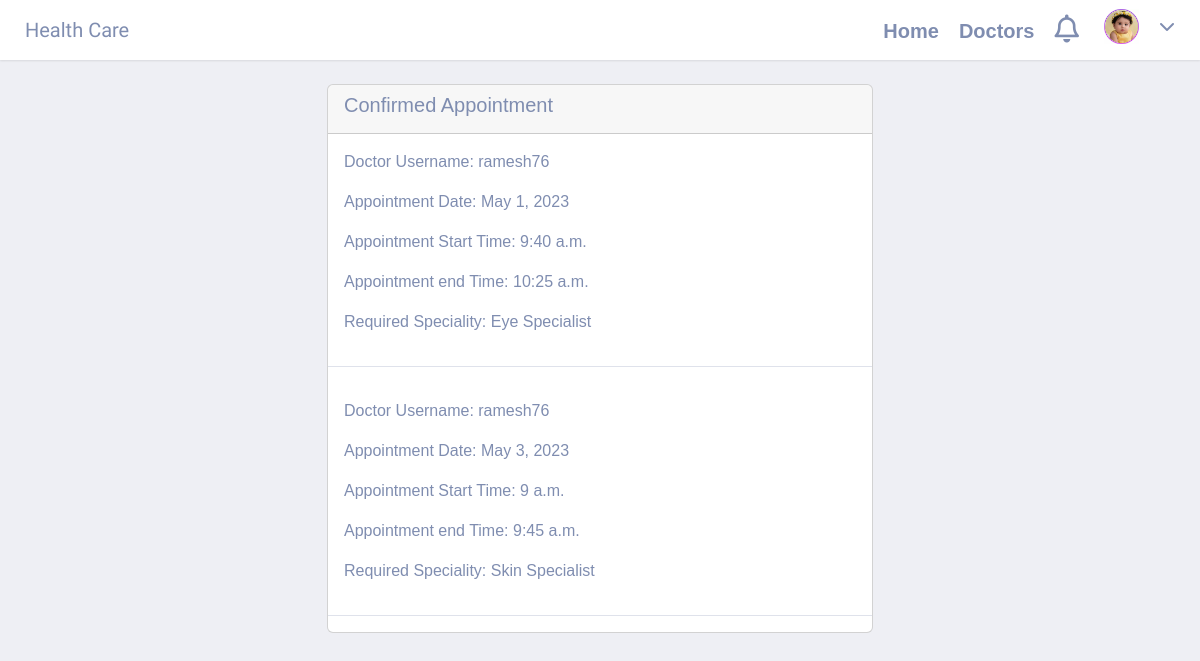
The app's page /confirmed-appointment/ (signed in) with its own data.
### users/models.py (models this page shows)
class User(AbstractUser):
    email = models.EmailField(unique=True)
    is_doctor = models.BooleanField(default=False)
    is_patient = models.BooleanField(default=False)

class Patient(models.Model):
    user = models.OneToOneField(User, on_delete=models.CASCADE, primary_key=True, related_name='patient')
    first_name = models.CharField(max_length=50)
    last_name = models.CharField(max_length=50)
    profile = models.ImageField(upload_to="profile/patient/")
    address = models.TextField()

class AppointmentDetail(models.Model):
    doctor_username = models.CharField(max_length=100)
    patient_username = models.CharField(max_length=100)
    required_speciality = models.TextField(max_length=200)
    appointmentDate = models.DateField()
    start_time = models.TimeField()
    end_time = models.TimeField()
    appointmentStatus = models.BooleanField(default=False)

### users/views.py (the view)
# urls.py: path("confirmed-appointment/", views.appconfirm , name="confirmed-appointment"),
@login_required
@patient_required
def appconfirm(request):
    datas = AppointmentDetail.objects.filter(patient_username = request.user.username, appointmentStatus = True)
    return render(request, 'users/confirmed_appointment.html', {'data': datas} )

### templates/users/confirmed_appointment.html (shortened to what this page needs)
<!DOCTYPE html>
<html>
<head>
  {% load static %}
  <link href="https://cdn.jsdelivr.net/npm/bootstrap@5.2.0-beta1/dist/css/bootstrap.min.css" rel="stylesheet">
  <link rel="stylesheet" href="https://cdnjs.cloudflare.com/ajax/libs/font-awesome/4.7.0/css/font-awesome.min.css">
  <link rel="stylesheet" href="{% static 'css/style.css' %}">
</head>
<body>
    <header>
        <div class="wrapper">
          <div class="navbar">
            <div class="navbar_left">
              <div class="logo">
                <a href="#">Health Care</a>
              </div>
            </div>
            <div class="navbar_right">
                <li class="nav-item">
                    <a class="nav-link" href="{% url 'patient-page' %}">Home</a>
                  </li>
                  <li class="nav-item">
                    <a class="nav-link" href="{% url 'doctor-profile' %}">Doctors</a>
                  </li>
              <div class="notifications">
                <div class="icon_wrap"><a href="{% url 'logout' %}" class="far fa-bell"></a></div>
              </div>
              <div class="profile">
                <div class="icon_wrap">
                  <img src="{{user.patient.profile.url}}" alt="profile_pic">
                  <i class="fas fa-chevron-down"></i>
                </div>
              </div>
            </div>
          </div>
        </header>
<br>
<div class="container">
  <div class="row">
  <div class="col-md-6 mx-auto">
<div class="card">
    <div class="card-header">
      <h5 class="card-title">Confirmed Appointment</h5>
    </div>
    {% if data %}
    {% for item in data %}
    <div class="card-body">
      <p class="card-text">Doctor Username: {{item.doctor_username }} </p>
      <p class="card-text">Appointment Date: {{item.appointmentDate }} </p>
      <p class="card-text">Appointment Start Time: {{item.start_time }} </p>
      <p class="card-text">Appointment end Time: {{item.end_time }} </p>
      <p class="card-text">Required Speciality: {{item.required_speciality }} </p>
    </div>
    <hr>
    {% endfor %}
    {% else %}
    <div class="card-header">
        <h5 class="card-title">Appointment Not Confirmed</h5>
    </div>
    {% endif %}
  </div>
</div>
</div>
</div>
</body>
</html>

### static/css/style.css (style rules this page uses)
* { margin: 0; padding: 0; text-decoration: none; list-style: none; box-sizing: border-box; font-family: 'Montserrat'; }
body { background: #dfecff; color: #7f8db0; }
a { color: #7f8db0; text-decoration: none; }
.wrapper { width: 100%; height: 100%; }
.navbar { background: #fff; width: 100%; height: 60px; padding: 0 25px; display: flex; justify-content: space-between; align-items: center; box-shadow: 0 1px 2px rgba(0,0,0,0.1); }
.navbar .navbar_left .logo a { font-family: 'Trade Winds'; font-size: 20px; }
.navbar .navbar_right { display: flex; }
.navbar .navbar_right img { width: 35px; }
.navbar .navbar_right .icon_wrap { cursor: pointer; }
.navbar .navbar_right .notifications { margin-right: 25px; }
.navbar .navbar_right .notifications .icon_wrap { font-size: 28px; }
.navbar .navbar_right .profile, .navbar .navbar_right .notifications { position: relative; }
.navbar .navbar_right .profile .icon_wrap { display: flex; align-items: center; }
.nav-link { font-size: 20px; font-weight: bold; }
.nav-item { padding-top: 7px; padding-right: 20px; }
* { margin: 0; padding: 0; box-sizing: border-box; font-family: 'Noto Sans JP', sans-serif; }
body { background: #eeeff4; }

### records on screen
User: patient.profile (picture)
AppointmentDetail: doctor_username "ramesh76", appointmentDate "May 1, 2023", start_time "9:40 a.m.", end_time "10:25 a.m.", required_speciality "Eye Specialist"
AppointmentDetail: doctor_username "ramesh76", appointmentDate "May 3, 2023", start_time "9 a.m.", end_time "9:45 a.m.", required_speciality "Skin Specialist"
